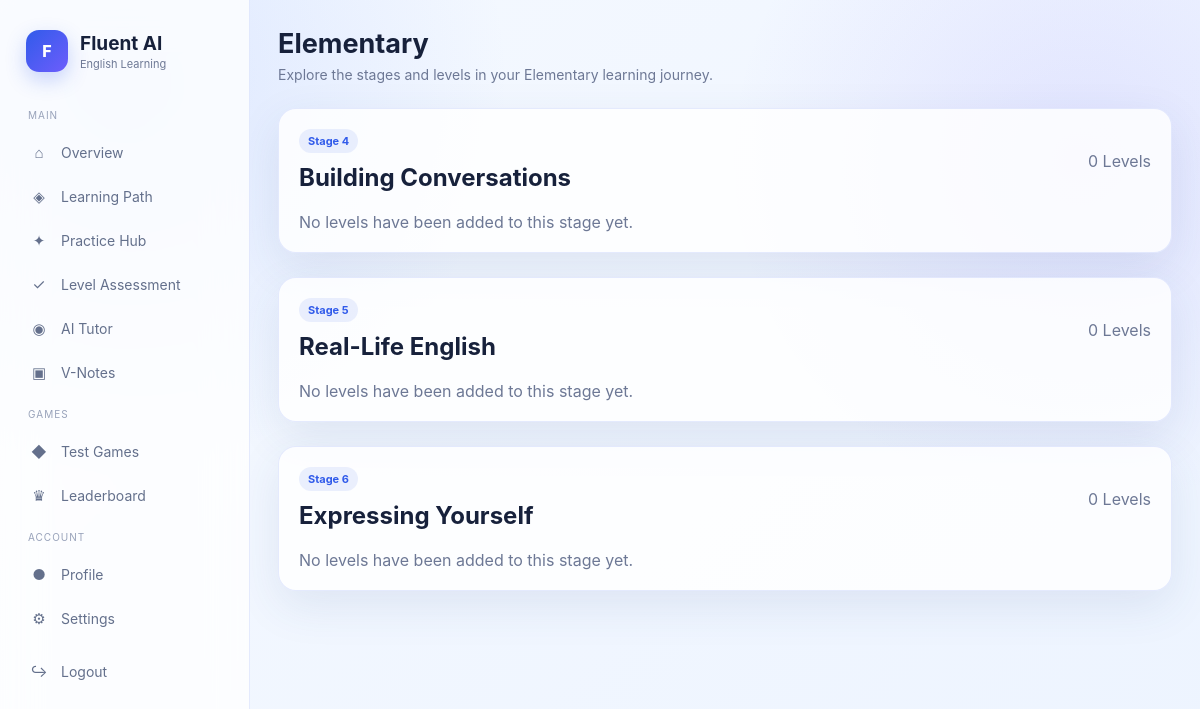
Before: /learning-path/elementary/ (signed in) with the older database file.
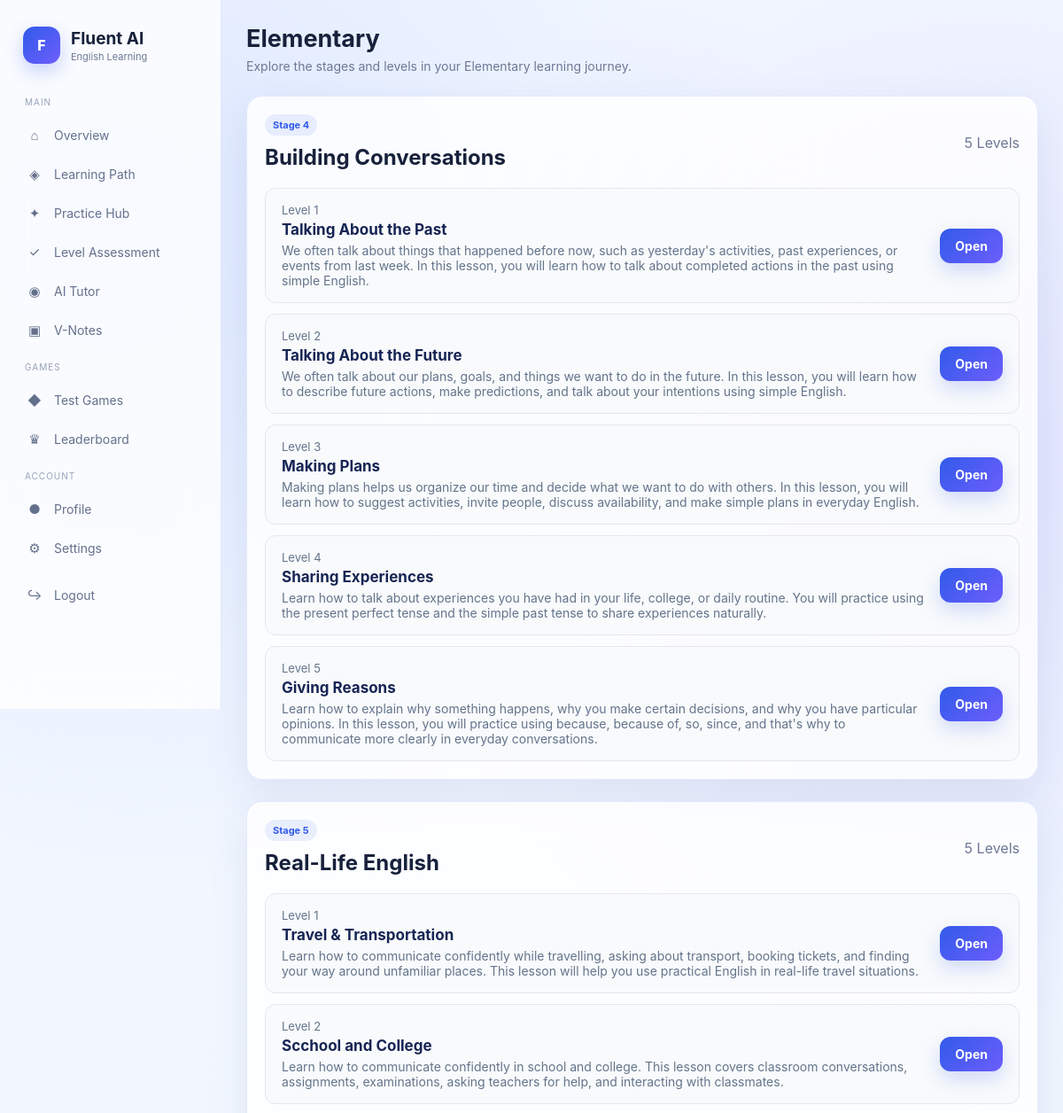
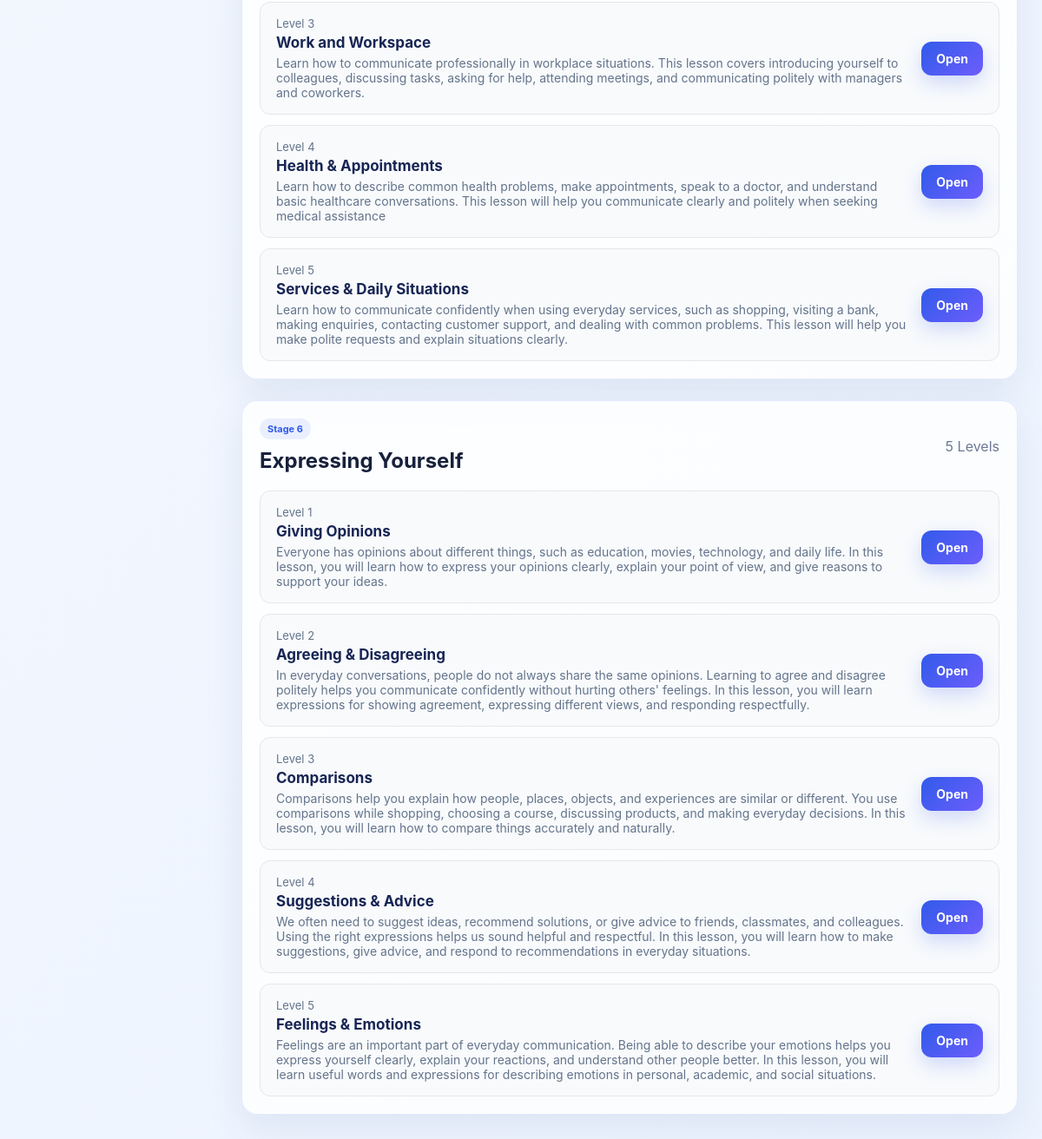
After: the same page with the newer database file (2 pictures, top to bottom).
### learning/models.py (models this page shows, shortened)
class Lesson(models.Model):
    LEVEL_CHOICES = [
        ("BEGINNER", "Beginner"),
        ("ELEMENTARY", "Elementary"),
        ("INTERMEDIATE", "Intermediate"),
        ("ADVANCED", "Advanced"),
    ]
    level = models.CharField(
        max_length=20,
        choices=LEVEL_CHOICES
    )
    stage_number = models.PositiveIntegerField()
    topic_number = models.PositiveIntegerField()
    title = models.CharField(max_length=200)
    description = models.TextField()
    content = models.TextField()
    vocabulary = models.JSONField(
        default=list,
        blank=True
    )
    grammar_points = models.JSONField(
        default=list,
        blank=True
    )
    estimated_minutes = models.PositiveIntegerField(
        default=15
    )
    order = models.PositiveIntegerField(
        default=0
    )
    is_active = models.BooleanField(default=True)
    created_at = models.DateTimeField(
        auto_now_add=True
    )
    class Meta:
        ordering = [
            "level",
            "stage_number",
            "order"
        ]

### learning/views.py (the view)
@login_required
def module_detail(request, module_name):
    module_map = {
        "beginner": {
            "key": "BEGINNER",
            "name": "Beginner",
        },
        "elementary": {
            "key": "ELEMENTARY",
            "name": "Elementary",
        },
        "intermediate": {
            "key": "INTERMEDIATE",
            "name": "Intermediate",
        },
        "advanced": {
            "key": "ADVANCED",
            "name": "Advanced",
        },
    }
    module = module_map.get(module_name.lower())
    if not module:
        return redirect("learning_path")
    stage_names = {
        1: "English Foundations",
        2: "Everyday English",
        3: "Basic Communication",
        4: "Building Conversations",
        5: "Real-Life English",
        6: "Expressing Yourself",
        7: "Confident Communication",
        8: "Professional English",
        9: "Natural English",
        10: "Precision & Nuance",
        11: "Powerful Communication",
        12: "English Mastery",
    }
    stages = []
    if module["key"] == "BEGINNER":
        stage_numbers = [1, 2, 3]
    elif module["key"] == "ELEMENTARY":
        stage_numbers = [4, 5, 6]
    elif module["key"] == "INTERMEDIATE":
        stage_numbers = [7, 8, 9]
    else:
        stage_numbers = [10, 11, 12]
    for stage_number in stage_numbers:
        lessons = Lesson.objects.filter(
            level=module["key"],
            stage_number=stage_number,
            is_active=True
        ).order_by("topic_number")
        stages.append({
            "number": stage_number,
            "name": stage_names[stage_number],
            "lessons": lessons,
        })
    return render(
        request,
        "module_detail.html",
        {
            "module": module,
            "stages": stages,
        }
    )

### learning/templates/module_detail.html (shortened to what this page needs)
{% extends "base.html" %}
{% block content %}
<div class="topbar">
    <div class="page-title">
        <h1>{{ module.name }}</h1>
        <p>
            Explore the stages and levels in your {{ module.name }} learning journey.
        </p>
    </div>
</div>
{% for stage in stages %}
<div class="card" style="margin-bottom:24px;">
    <div style="
        display:flex;
        justify-content:space-between;
        align-items:center;
        gap:15px;
        flex-wrap:wrap;
    ">
        <div>
            <span class="badge">
                Stage {{ stage.number }}
            </span>
            <h2 style="margin-top:10px;">
                {{ stage.name }}
            </h2>
        </div>
        <span class="muted">
            {{ stage.lessons|length }} Levels
        </span>
    </div>
    <div style="
        margin-top:20px;
        display:flex;
        flex-direction:column;
        gap:12px;
    ">
        {% for lesson in stage.lessons %}
        <div style="
            padding:16px 18px;
            border:1px solid #e5e7eb;
            border-radius:12px;
            background:#f8fafc;
            display:flex;
            justify-content:space-between;
            align-items:center;
            gap:15px;
        ">
            <div>
                <div style="
                    font-size:13px;
                    color:#64748b;
                    margin-bottom:4px;
                ">
                    Level {{ lesson.topic_number }}
                </div>
                <div style="
                    font-size:17px;
                    font-weight:700;
                    color:#172554;
                ">
                    {{ lesson.title }}
                </div>
                <div style="
                    margin-top:5px;
                    color:#64748b;
                    font-size:14px;
                ">
                    {{ lesson.description }}
                </div>
            </div>
            <a
                href="{% url 'lesson_detail' lesson.id %}"
                class="btn btn-primary"
            >
                Open
            </a>
        </div>
        {% empty %}
        <p class="muted">
            No levels have been added to this stage yet.
        </p>
        {% endfor %}
    </div>
</div>
{% endfor %}
{% endblock %}

### learning/templates/base.html (shortened to what this page needs)
{% load static %}
<!DOCTYPE html>
<html lang="en">
<head>
</head>
<body>
{% if user.is_authenticated %}
<div class="app-layout">
    <aside class="sidebar">
        <a href="{% url 'dashboard' %}" class="brand">
            <div class="brand-icon">F</div>
            <div>
                <h2>Fluent AI</h2>
                <span>English Learning</span>
            </div>
        </a>
        <div class="nav-title">Main</div>
        <a href="{% url 'dashboard' %}" class="nav-link">
            <span class="nav-icon">⌂</span>
            Overview
        </a>
        <a href="{% url 'learning_path' %}" class="nav-link">
            <span class="nav-icon">◈</span>
            Learning Path
        </a>
        <a href="{% url 'practice' %}" class="nav-link">
            <span class="nav-icon">✦</span>
            Practice Hub
        </a>
        <a href="{% url 'assessment' %}" class="nav-link">
            <span class="nav-icon">✓</span>
            Level Assessment
        </a>
        <a href="{% url 'ai_tutor' %}" class="nav-link">
            <span class="nav-icon">◉</span>
            AI Tutor
        </a>
        <a href="{% url 'vnotes' %}" class="nav-link">
            <span class="nav-icon">▣</span>
            V-Notes
        </a>
        <div class="nav-title">Games</div>
        <a href="{% url 'games' %}" class="nav-link">
            <span class="nav-icon">◆</span>
            Test Games
        </a>
        <a href="{% url 'leaderboard' %}" class="nav-link">
            <span class="nav-icon">♛</span>
            Leaderboard
        </a>
        <div class="nav-title">Account</div>
        <a href="{% url 'profile' %}" class="nav-link">
            <span class="nav-icon">●</span>
            Profile
        </a>
        <a href="{% url 'settings' %}" class="nav-link">
            <span class="nav-icon">⚙</span>
            Settings
        </a>
        <form method="post" action="{% url 'logout' %}" class="logout-form">
            <button class="nav-link logout-btn" type="submit">
                <span class="nav-icon">↪</span>
                Logout
            </button>
        </form>
    </aside>
    <main class="main-content">
        {% block content %}{% endblock %}
    </main>
</div>
{% else %}
{% block public_content %}{% endblock %}
{% endif %}
</body>
</html>

### learning/templates/base.html (style rules this page uses)
* { box-sizing: border-box; margin: 0; padding: 0; }
:root { --primary: #315bea; --primary-dark: #2345c7; --secondary: #6d5dfc; --accent: #22a6f2; --bg: #eef5ff; --card: rgba(255, 255, 255, 0.82); --border: rgba(49, 91, 234, 0.12); --text: #17213b; --muted: #6d7895; --success: #16a36a; --danger: #e55353; --shadow: 0 15px 45px rgba(48, 75, 140, 0.10); }
body { font-family: Inter, -apple-system, BlinkMacSystemFont, "Segoe UI", sans-serif; background: radial-gradient(circle at 10% 10%, rgba(78, 126, 255, 0.14), transparent 30%), radial-gradient(circle at 90% 20%, rgba(110, 93, 252, 0.12), transparent 28%), linear-gradient(135deg, #f5f9ff, #edf4ff); color: var(--text); min-height: 100vh; }
a { text-decoration: none; color: inherit; }
button, input, textarea, select { font: inherit; }
button { cursor: pointer; }
.app-layout { min-height: 100vh; display: flex; }
.sidebar { width: 250px; min-height: 100vh; position: fixed; left: 0; top: 0; padding: 22px 16px; background: rgba(255, 255, 255, 0.78); backdrop-filter: blur(22px); -webkit-backdrop-filter: blur(22px); border-right: 1px solid var(--border); z-index: 100; }
.brand { display: flex; align-items: center; gap: 12px; padding: 8px 10px 25px; }
.brand-icon { width: 42px; height: 42px; border-radius: 13px; display: flex; align-items: center; justify-content: center; color: white; font-weight: 800; background: linear-gradient(135deg, var(--primary), var(--secondary)); box-shadow: 0 8px 20px rgba(49, 91, 234, 0.25); }
.brand h2 { font-size: 19px; }
.brand span { display: block; color: var(--muted); font-size: 11px; margin-top: 2px; }
.nav-title { color: #98a2ba; font-size: 10px; text-transform: uppercase; letter-spacing: 1px; padding: 12px 12px 8px; }
.nav-link { display: flex; align-items: center; gap: 11px; padding: 11px 12px; margin: 3px 0; border-radius: 12px; color: #64708c; font-size: 14px; transition: 0.2s ease; }
.nav-icon { width: 22px; text-align: center; font-size: 15px; }
.logout-form { margin-top: 12px; }
.logout-btn { width: 100%; border: none; background: transparent; text-align: left; }
.main-content { width: calc(100% - 250px); margin-left: 250px; min-height: 100vh; padding: 28px; }
.topbar { display: flex; align-items: center; justify-content: space-between; margin-bottom: 25px; }
.page-title h1 { font-size: 27px; line-height: 1.2; }
.page-title p { color: var(--muted); margin-top: 6px; font-size: 14px; }
.card { background: rgba(255,255,255,0.82); border: 1px solid var(--border); border-radius: 18px; padding: 20px; box-shadow: var(--shadow); }
.muted { color: var(--muted); }
.btn { display: inline-flex; align-items: center; justify-content: center; gap: 8px; border: none; border-radius: 12px; padding: 11px 17px; font-weight: 650; font-size: 14px; transition: 0.2s ease; }
.btn-primary { background: linear-gradient(135deg, var(--primary), var(--secondary)); color: white; box-shadow: 0 9px 22px rgba(49, 91, 234, 0.20); }
.badge { display: inline-flex; padding: 5px 9px; border-radius: 20px; font-size: 11px; font-weight: 700; background: rgba(49,91,234,0.09); color: var(--primary); }

Changed rows visible on the page:
added Lesson: topic_number "1", title "Talking About the Past", description "We often talk about things that happened before now, such as yesterday's activities, past experiences, or events from last week. In this lesson, you will learn how to talk about completed actions in the past using simple English.", shown under "4"
added Lesson: topic_number "2", title "Talking About the Future", description "We often talk about our plans, goals, and things we want to do in the future. In this lesson, you will learn how to describe future actions, make predictions, and talk about your intentions using simple English.", shown under "4"
added Lesson: topic_number "3", title "Making Plans", description "Making plans helps us organize our time and decide what we want to do with others. In this lesson, you will learn how to suggest activities, invite people, discuss availability, and make simple plans in everyday English.", shown under "4"
added Lesson: topic_number "4", title "Sharing Experiences", description "Learn how to talk about experiences you have had in your life, college, or daily routine. You will practice using the present perfect tense and the simple past tense to share experiences naturally."
added Lesson: topic_number "5", title "Giving Reasons", description "Learn how to explain why something happens, why you make certain decisions, and why you have particular opinions. In this lesson, you will practice using because, because of, so, since, and that's why to communicate more clearly in everyday conversations.", shown under "4"
added Lesson: topic_number "1", title "Travel & Transportation", description "Learn how to communicate confidently while travelling, asking about transport, booking tickets, and finding your way around unfamiliar places. This lesson will help you use practical English in real-life travel situations.", shown under "5"
added Lesson: topic_number "2", title "Scchool and College", description "Learn how to communicate confidently in school and college. This lesson covers classroom conversations, assignments, examinations, asking teachers for help, and interacting with classmates.", shown under "5"
added Lesson: topic_number "3", title "Work and Workspace", description "Learn how to communicate professionally in workplace situations. This lesson covers introducing yourself to colleagues, discussing tasks, asking for help, attending meetings, and communicating politely with managers and coworkers.", shown under "5"
added Lesson: topic_number "4", title "Health & Appointments", description "Learn how to describe common health problems, make appointments, speak to a doctor, and understand basic healthcare conversations. This lesson will help you communicate clearly and politely when seeking medical assistance", shown under "5"
added Lesson: topic_number "5", title "Services & Daily Situations", description "Learn how to communicate confidently when using everyday services, such as shopping, visiting a bank, making enquiries, contacting customer support, and dealing with common problems. This lesson will help you make polite requests and explain situations clearly."
added Lesson: topic_number "1", title "Giving Opinions", description "Everyone has opinions about different things, such as education, movies, technology, and daily life. In this lesson, you will learn how to express your opinions clearly, explain your point of view, and give reasons to support your ideas.", shown under "6"
added Lesson: topic_number "2", title "Agreeing & Disagreeing", description "In everyday conversations, people do not always share the same opinions. Learning to agree and disagree politely helps you communicate confidently without hurting others' feelings. In this lesson, you will learn expressions for showing agreement, expressing different views, and responding respectfully.", shown under "6"
added Lesson: topic_number "3", title "Comparisons", description "Comparisons help you explain how people, places, objects, and experiences are similar or different. You use comparisons while shopping, choosing a course, discussing products, and making everyday decisions. In this lesson, you will learn how to compare things accurately and naturally.", shown under "6"
added Lesson: topic_number "4", title "Suggestions & Advice", description "We often need to suggest ideas, recommend solutions, or give advice to friends, classmates, and colleagues. Using the right expressions helps us sound helpful and respectful. In this lesson, you will learn how to make suggestions, give advice, and respond to recommendations in everyday situations.", shown under "6"
added Lesson: topic_number "5", title "Feelings & Emotions", description "Feelings are an important part of everyday communication. Being able to describe your emotions helps you express yourself clearly, explain your reactions, and understand other people better. In this lesson, you will learn useful words and expressions for describing emotions in personal, academic, and social situations.", shown under "6"
Other visible differences:
new list line: "Stage 4 Building Conversations 5 Levels"
new list line: "Stage 5 Real-Life English 5 Levels"
new list line: "Stage 6 Expressing Yourself 5 Levels"
list line gone: "Stage 4 Building Conversations 0 Levels No levels have been added to this stage yet."
list line gone: "Stage 5 Real-Life English 0 Levels No levels have been added to this stage yet."
list line gone: "Stage 6 Expressing Yourself 0 Levels No levels have been added to this stage yet."
